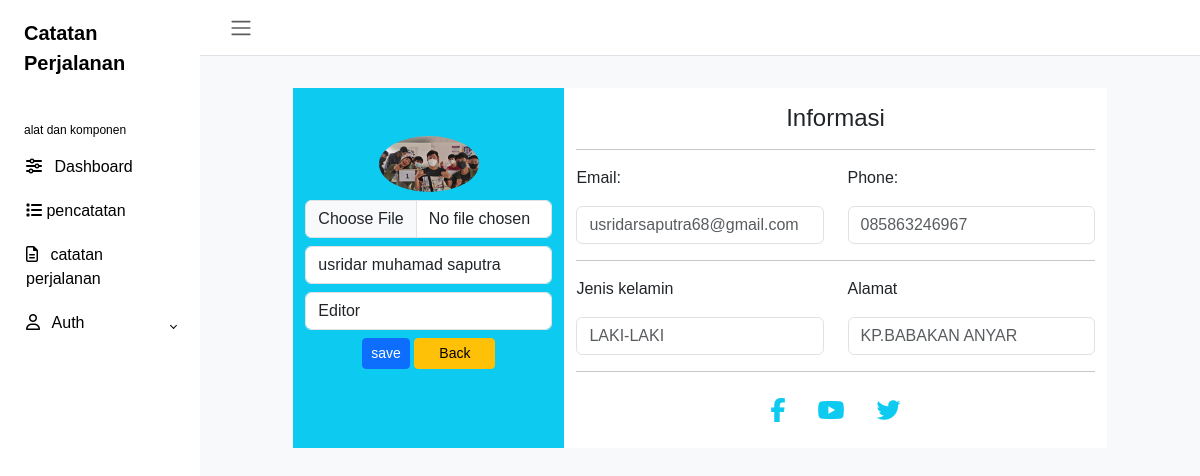
The page /users/index.php?page=edit_profil&&id_user=2 (signed in) on the database its author committed.
### tables this page shows
CREATE TABLE `user` (
  `id_user` int(10) NOT NULL,
  `nama_lengkap` varchar(250) NOT NULL,
  `email` varchar(255) NOT NULL,
  `username` varchar(50) NOT NULL,
  `password` varchar(15) NOT NULL,
  `akses` enum('admin','user') NOT NULL,
  `foto` varchar(250) NOT NULL
);

CREATE TABLE `biodata` (
  `nama_lengkap` varchar(250) NOT NULL,
  `profesi` varchar(100) NOT NULL,
  `email` varchar(100) NOT NULL,
  `no_hp` varchar(20) NOT NULL,
  `jenis_kelamin` enum('LAKI-LAKI','PEREMPUAN') NOT NULL,
  `alamat` varchar(100) NOT NULL,
  `foto` varchar(250) NOT NULL,
  `id_user` int(10) NOT NULL
);

### users/profil/edit_profil.php (the view, shortened to what this page needs)
<?php
$sql = mysqli_query($koneksi, "SELECT * FROM `user` INNER JOIN biodata ON biodata.id_user = user.id_user");
$data = mysqli_fetch_array($sql);
        ?>
<body class="bg-light">
    <div class="container">
        <div class="row d-flex justify-content-center">
            <div class="col-md-10 mt-3 pt-3">
                <div class="row z-depth-3">
                    <div class="col-sm-4 bg-info rounded-left">
                        <div class="card-block text-center text-white mt-5">
                            <form method="POST" action="" enctype="multipart/form-data">
                                <?php
                                if ($data['foto'] == "") {
                                ?>
                                    <img src="img/foto1.jpg" width="100" class="img-fluid rounded-circle" alt="">
                                <?php
                                } else {
                                ?>
                                    <img src="img/<?php echo $data['foto']; ?>" width="100" class="img-fluid rounded-circle" alt="foto">
                                <?php
                                }
                                ?>
                                <input type="file" name="foto" class="form-control mt-2">
                                <input class="form-control font-weight-bold mt-2" name="nama_lengkap" value="<?php echo $data['nama_lengkap']; ?>">
                                <input class="form-control font-weight-bold mt-2" name="profesi" value="<?php echo $data['profesi']; ?>">
                                <button class="btn btn-primary btn-sm mt-2" type="submit" name="simpan">save</button>
                                <a href="?page=profil" class="btn btn-warning btn-rounded px-4 mt-2 btn-sm">Back </a>
                            </div>
                        </div>
                        <div class="col-sm-8 bg-white rounded-right">
                            <h4 class="mt-3 text-center">Informasi</h4>
                            <hr class="bg-primary">
                            <div class="row">
                                <div class="col-sm-6">
                                    <p class="font-weight-bold">Email:</p>
                                    <input class="form-control text-muted" name="email" value="<?php echo $data['email']; ?>">
                                </div>
                                <div class="col-sm-6">
                                    <p class="font-weight-bold">Phone:</p>
                                    <input class="form-control text-muted" name="no_hp" value="<?php echo $data['no_hp']; ?>" ></input>
                                </div>
                            </div>
                            <hr class="bg-primary">
                            <div class="row">
                                <div class="col-sm-6">
                                    <p class="font-weight-bold">Jenis kelamin</p>
                          	  	<input class="form-control text-muted " name="jenis_kelamin" value="<?php echo $data['jenis_kelamin'];?>">
                                </div>
                                <div class="col-sm-6">
                                    <p class="font-weight-bold">Alamat</p>
                                    <input class="form-control text-muted " name="alamat" value="<?php echo $data['alamat'];?>">
                                </div>
                            </div>
                            <hr class="bg-primary">
                            <ul class="list-unstyled d-flex justify-content-center mt-4">
                                <li><a href="#!"><i class="fab fa-facebook-f px-3 h4 text-info"></i></a></li>
                                <li><a href="#!"><i class="fab fa-youtube px-3 h4 text-info"></i></a></li>
                                <li><a href="#!"><i class="fab fa-twitter px-3 h4 text-info"></i></a></li>
                            </ul>
                        </div>
                </div>
            </div>
        </div>
    </div>
</body>

### assets/css/style.userr.css (style rules this page uses)
body { font-family: 'poppins', sans-serif; margin: 0; background-color:ghostwhite; }
a { cursor: pointer; text-decoration: none; font-family: 'poppins', sans-serif; }

### rows shown on the page
user: biodata.foto (picture), nama_lengkap "usridar muhamad saputra", profesi "Editor", email "usridarsaputra68@gmail.com", no_hp "085863246967", jenis_kelamin "LAKI-LAKI", alamat "KP.BABAKAN ANYAR"
